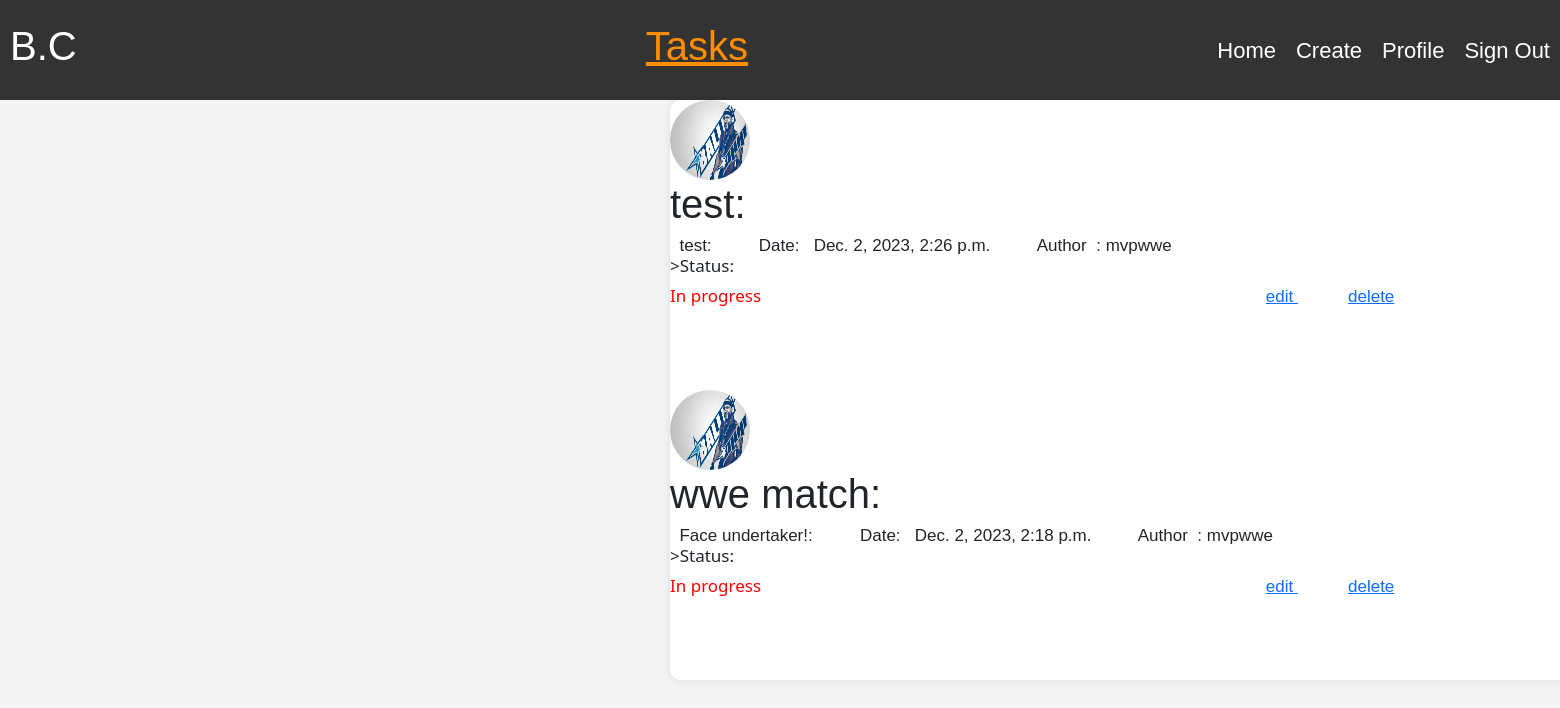
The app's page / (signed in) with its own data.
### helloworld/models.py (models this page shows, shortened)
class Task(models.Model):
    title = models.CharField(max_length=60)
    content = models.TextField(max_length=200)
    date_posted = models.DateTimeField(default=timezone.now)
    user = models.ForeignKey(User, on_delete=models.CASCADE)
    completed = models.BooleanField(default=False)

### users/models.py (models this page shows, shortened)
class Profile(models.Model):
    user = models.OneToOneField(User, models.CASCADE)
    image = models.ImageField(default='default.jpg', upload_to='profile_pics')
    bio = models.CharField(max_length=150)

### helloworld/views.py (the view)
# urls.py: path('', TaskListView.as_view(), name='home-page'),
class TaskListView(LoginRequiredMixin,ListView):
    model = Task
    template_name = 'helloworld/index.html'
    context_object_name = 'task'
    def get_queryset(self):
        if self.request.user.is_authenticated:
            return Task.objects.filter(user=self.request.user).order_by('-date_posted')
        else:
            return Task.objects.none()

### helloworld/templates/helloworld/index.html (shortened to what this page needs)
{% extends 'helloworld/base.html' %}
{% block content %}
    <div class="flex-container">
        {% if user.is_authenticated %}
            {% for tas in task %}
                {% if not tas.completed %}
                    <img class="rounded-circle article-img " src="{{ tas.user.profile.image.url }}" style="width: 80px; height: 80px; display: inline-block;"  >
                    <div class="flex-item" style="margin-bottom: 150px;"><h1>{{ tas.title }}:</h1>
                        &nbsp&nbsp{{ tas.content }}:
                        &nbsp&nbsp&nbsp&nbsp&nbsp&nbsp&nbsp&nbsp Date:&nbsp&nbsp {{ tas.date_posted }}
                        &nbsp&nbsp&nbsp&nbsp&nbsp&nbsp&nbsp&nbsp Author &nbsp: {{ tas.user }}
                        <div class="flex-item">
                            <p style="font-family: system-ui, -apple-system, BlinkMacSystemFont, 'Segoe UI', Roboto, Oxygen, Ubuntu, Cantarell, 'Open Sans', 'Helvetica Neue', sans-serif;margin-bottom: 10px; "> >Status:</p>
                            <p style="font-family: system-ui, -apple-system, BlinkMacSystemFont, 'Segoe UI', Roboto, Oxygen, Ubuntu, Cantarell, 'Open Sans', 'Helvetica Neue', sans-serif; color: red; margin-bottom: 5px; display: inline-block;">
                                In progress
                            </p>
                             <a style="margin-left: 500px;" href="{% url 'task_detail' tas.id %}"> edit </a>
                             <a style="margin-left: 50px;" href="{% url 'task-delete' tas.id %}"> delete </a>
                        </div>
                    </div>
                {% endif %}
            {% endfor %}
        {% else %}
            <div class="flexitem"><h1>Login to be able to create and see tasks!!</h1></div>
        {% endif %}
    </div>
{% endblock content %}

### helloworld/static/helloworld/main.css (style rules this page uses)
body { font-family: Arial, sans-serif; margin: 0; padding: 0; background-color: #f4f4f4; margin-bottom: 3000px; }
.flex-container { display: flex; flex-direction: column; width: 1000px; min-height: 200px; background-color: #fff; border-radius: 10px; margin-left: 670px; box-shadow: 0 0 10px rgba(0, 0, 0, 0.1); }
.flex-item { margin-bottom: 100px; height: 60px; font-size: 17px; line-height: 20px; }
p { margin-top: 0px; margin-bottom: 0px; font-family: Roboto; }

### records on screen
Task: user.profile.image (picture), title "test", content "test", date_posted "Dec. 2, 2023, 2:26 p.m.", user "mvpwwe"
Task: user.profile.image (picture), title "wwe match", content "Face undertaker!", date_posted "Dec. 2, 2023, 2:18 p.m.", user "mvpwwe"
